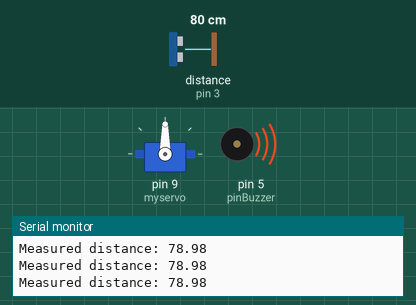
This sketch was run on a simulated Arduino Uno, built with avr-gcc and run on an emulated ATmega328P. Parts: servo, buzzer (waves = sounding), the last lines printed to the serial monitor. Wiring (inferred from the names in the program): ultrasonic range finder: trigger pin 2; echo pin 3. Inputs (shaded band) come from the test bench; at power-on: distance to the obstacle (sensor on pin 3) 80 cm. The echo pulse lasts 58.3 µs per cm.

Above: at 1.2 s.
1.3 s: distance to the obstacle (sensor on pin 3) set to 203 cm
At 2.2 s:
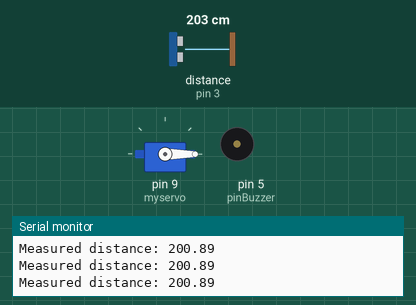
3.2 s: distance to the obstacle (sensor on pin 3) set to 196 cm
At 4.4 s:
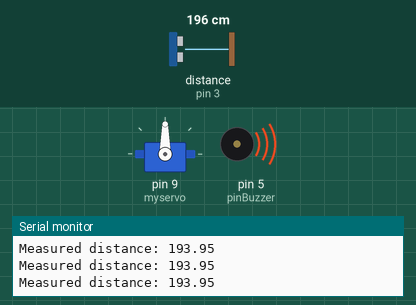
4.7 s: distance to the obstacle (sensor on pin 3) set to 250 cm
At 5.3 s:
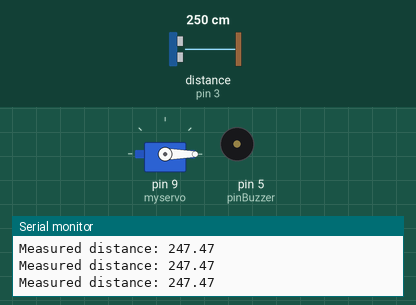
6.5 s: distance to the obstacle (sensor on pin 3) set to 2 cm
At 6.8 s:
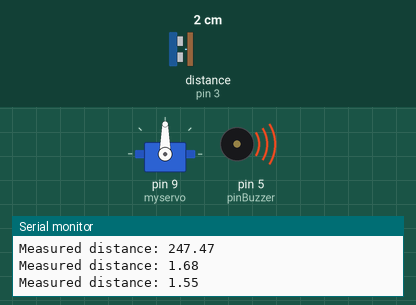
Timing chart, 0 to 9.0 s (numbered marks = the images above; inputs shaded):
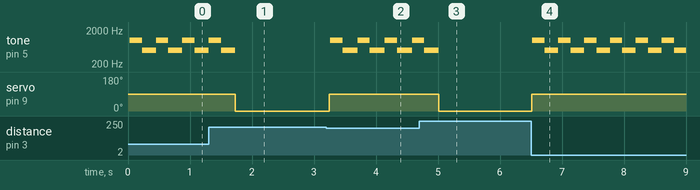

The sketch:

palang_pintu_arduino.ino
```cpp
#define ECHO_PIN 3
#define TRIG_PIN 2
#define pinBuzzer 5

#include <Servo.h>

Servo myservo;

int potpin = 0;
int val;

float readDistanceCM() {
  digitalWrite(TRIG_PIN, LOW);
  delayMicroseconds(2);
  digitalWrite(TRIG_PIN, HIGH);
  delayMicroseconds(10);
  digitalWrite(TRIG_PIN, LOW);
  int duration = pulseIn(ECHO_PIN, HIGH);
  return duration * 0.034 / 2;
}

void setup() {
  pinMode(TRIG_PIN, OUTPUT);
  pinMode(ECHO_PIN, INPUT);
  Serial.begin(115200);
  pinMode(pinBuzzer, OUTPUT);
  myservo.attach(9);
}

void loop() {
  float distance = readDistanceCM();
  Serial.print("Measured distance: ");
  Serial.println(readDistanceCM());

  if(distance <= 200){
    myservo.write(90);
    delay(15);
   tone(pinBuzzer, 1000);
    delay(200);
    tone(pinBuzzer, 500);
    delay(200);
  }
  else{
    myservo.write(0);
    noTone(pinBuzzer);
  }
}
```

Measured:
- the behaviour switches between 202 and 201 cm on distance to the obstacle (sensor on pin 3) (found by bisection; images 1 and 2)
- after the input at 1.3 s, servo on pin 9 (myservo): 90° → 0° after 0.43 s
- after the input at 3.2 s, tone on pin 5 (pinBuzzer): alternates 1000 Hz for 0.20 s and 500 Hz for 0.24 s, starting after 0.06 s; servo on pin 9 (myservo): 0° → 90° after 0.05 s
- after the input at 4.7 s, servo on pin 9 (myservo): 90° → 0° after 0.31 s
- after the input at 6.5 s, tone on pin 5 (pinBuzzer): alternates 1000 Hz for 0.20 s and 500 Hz for 0.22 s, starting at once; servo on pin 9 (myservo): 0° → 90° at once
